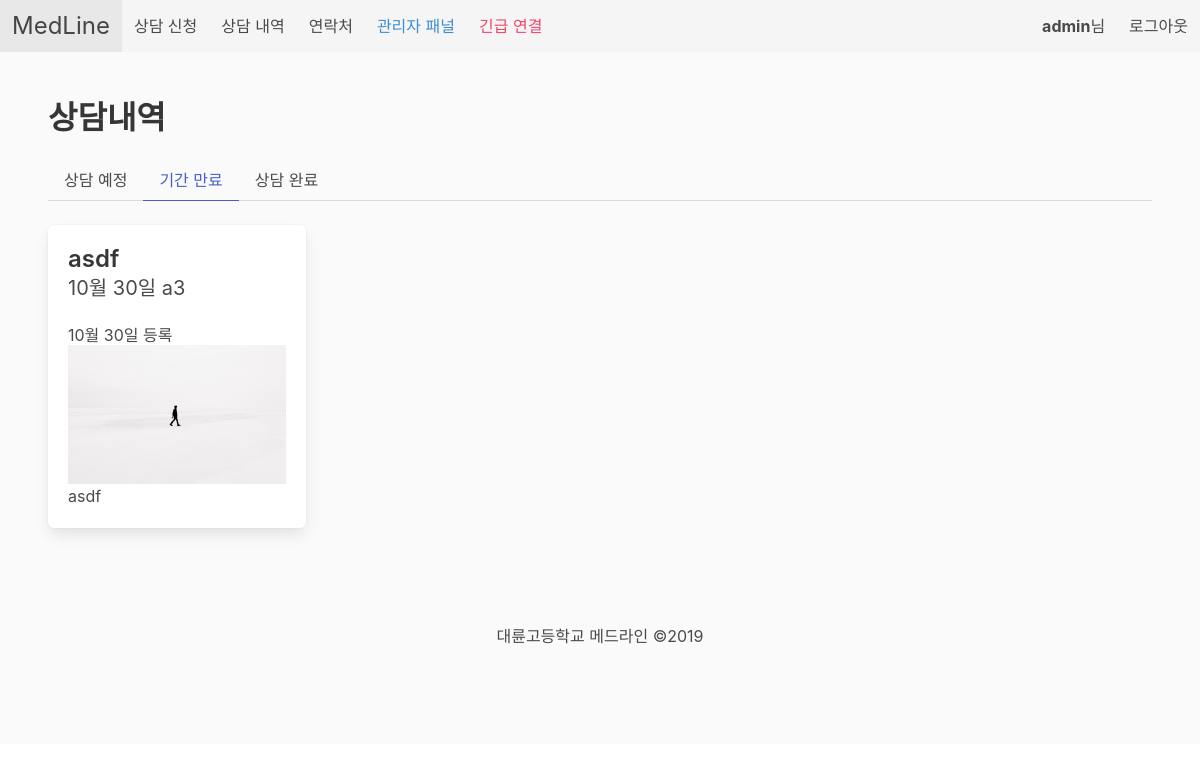
Before: /consult/history/expired (signed in) with the older database file.
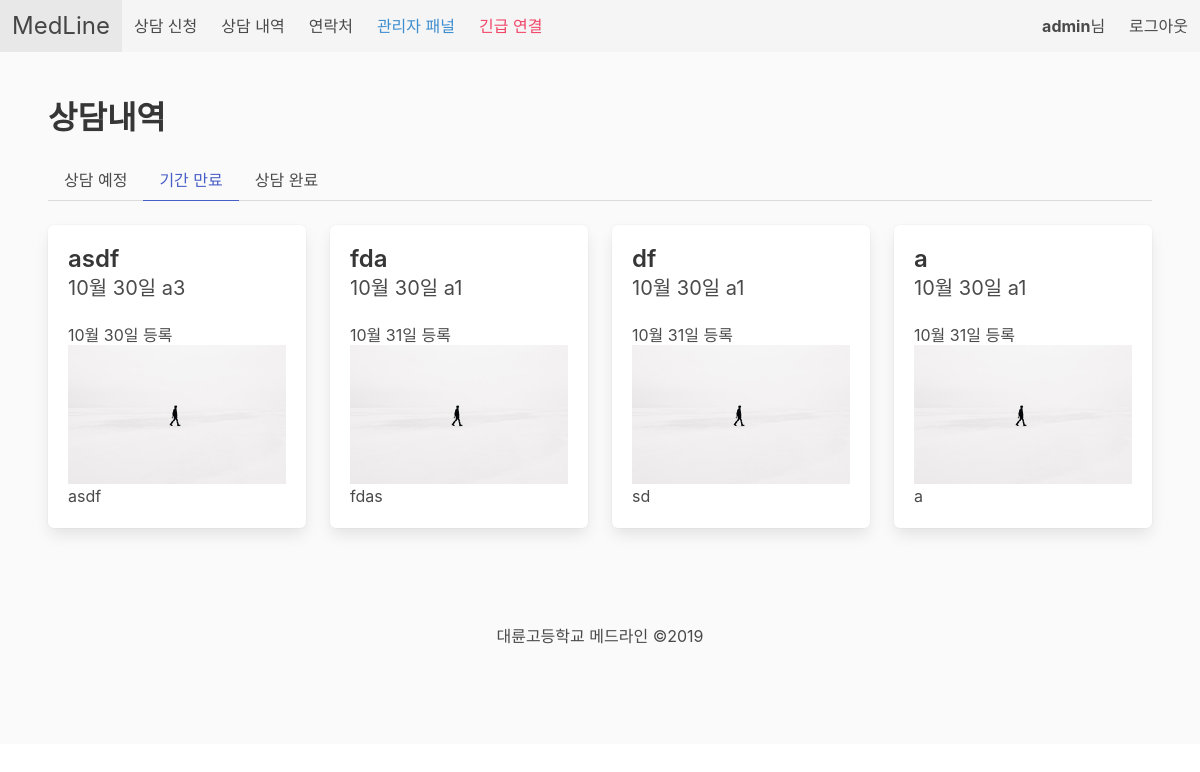
After: the same page with the newer database file.
### medline/models.py (models this page shows, shortened)
class consult(models.Model):
    symptoms_choices = [
        ('a1', '복통'),
        ('a2', '외상'),
        ('a3', '두통'),
        ('a4', '어지로움'),
    ]
    status_choices = [
        ('wait', '상담 예정'),
        ('done', '상담 완료'),
        ('expire', '기간 만료')
    ]
    reservetime_choices = [
        ('bf', '아침시간'),
        ('a1', '1교시 후'),    # after 1, 2, ...
        ('a2', '2교시 후'),
        ('a3', '3교시 후'),
        ('a4', '4교시 후'),
        ('a5', '5교시 후'),
        ('lu', '점심시간'),
        ('a6', '6교시 후'),
        ('a7', '7교시 후'),
    ]
    user = models.ForeignKey(users.CustomUser, on_delete=models.CASCADE)
    title = models.CharField(max_length=50, default='', blank=False)
    message = models.TextField(blank=False)
    added_datetime = models.DateTimeField(auto_now_add=True, blank=False)
    reserve_date = models.DateField(blank=False, default=timezone.now)
    reserve_time = models.CharField(blank=False, choices=reservetime_choices, default='a1', max_length=2)
    image = models.ImageField(upload_to="consult_image", blank=True, default="consult_image/notfound.png")
    symptoms = MultiSelectField(choices=symptoms_choices, blank=True, max_length=300)
    is_finished = models.BooleanField(default=False)
    @property
    def shortened_message(self):
        limit = 30
        if len(self.message) <= limit:
            return self.message
        return self.message[0:limit] + '...'

### medline/views.py (the view)
# urls.py: path('consult/history/expired', medline.expired_consult, name='expired_consult'),
def expired_consult(request):
    name = '상담내역'
    userid = request.user.id
    history = consult.objects.filter(user=userid, reserve_date__lt=timezone.now(),
                                            is_finished=False)
    if not request.user.is_authenticated:
        messages.error(request, "로그인이 필요합니다.")
        return redirect('login')
    return render(request, 'medline/expired_consult.html', {'userid': userid, 'title': name, 'history': history})

### templates/medline/expired_consult.html (shortened to what this page needs)
{% extends 'medline/base.html' %}
{% block body %}
    <section class="section has-background-white-bis">
    <h1 class="title ">{{ title }}</h1>
    <div class="tabs">
      <ul>
        <li><a href="{% url 'pending_consult' %}">상담 예정</a></li>
        <li class="is-active"><a href="{% url 'expired_consult' %}">기간 만료</a></li>
        <li><a href="{% url 'finished_consult' %}">상담 완료</a></li>
      </ul>
    </div>
    {% include 'medline/consult_column.html' with empty_message='만료된 상담이 없습니다.' %}
</section>
{% endblock %}

### templates/medline/consult_column.html
    <div class="columns is-multiline">
    {% if history.count != 0 %}
    {% load static %}
        {% for x in history %}
            <div class="column is-one-quarter">
                <a href="/consult/details/{{ x.pk }}">
                    <div class="box">
                        <div class="container">
                            <h2 class="title is-size-4">{{ x.title }}</h2>
                            <h2 class="subtitle has-text-grey-dark is-size-5">{{ x.reserve_date |date:"n월 j일" }} {{ x.reserve_time }}</h2>
                            <h2 class="subtitle has-text-grey-dark is-size-6">{{ x.added_datetime|date:"n월 j일 등록" }}</h2>
                        </div>
                        <figure class="image">
                            <img src="{{ x.image.url }}">
                        </figure>
                        <p>{{ x.shortened_message }}</p>
                    </div>
                </a>
            </div>
        {% endfor %}
    {% else %}
        <div class="hero-body has-text-centered">
            <h2 class="subtitle">{{ empty_message }}</h2>
        </div>
    {% endif %}
    </div>

Changed rows visible on the page:
added consult: title "fda", reserve_date "10월 30일", reserve_time "a1", added_datetime "10월 31일 등록", image (picture), shortened_message "fdas"
added consult: title "df", reserve_date "10월 30일", reserve_time "a1", added_datetime "10월 31일 등록", image (picture), shortened_message "sd"
added consult: title "a", reserve_date "10월 30일", reserve_time "a1", added_datetime "10월 31일 등록", image (picture), shortened_message "a"
